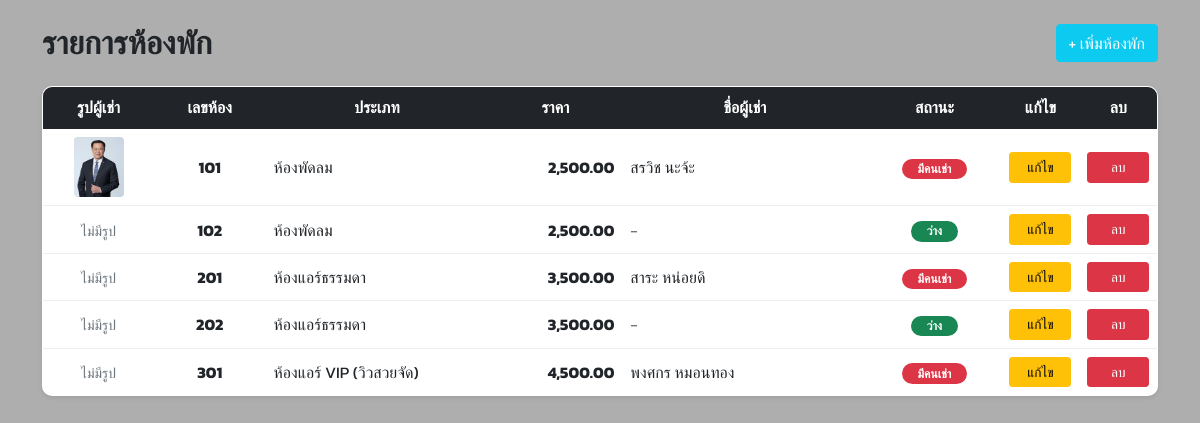
The app's page /file/index.php, older data.
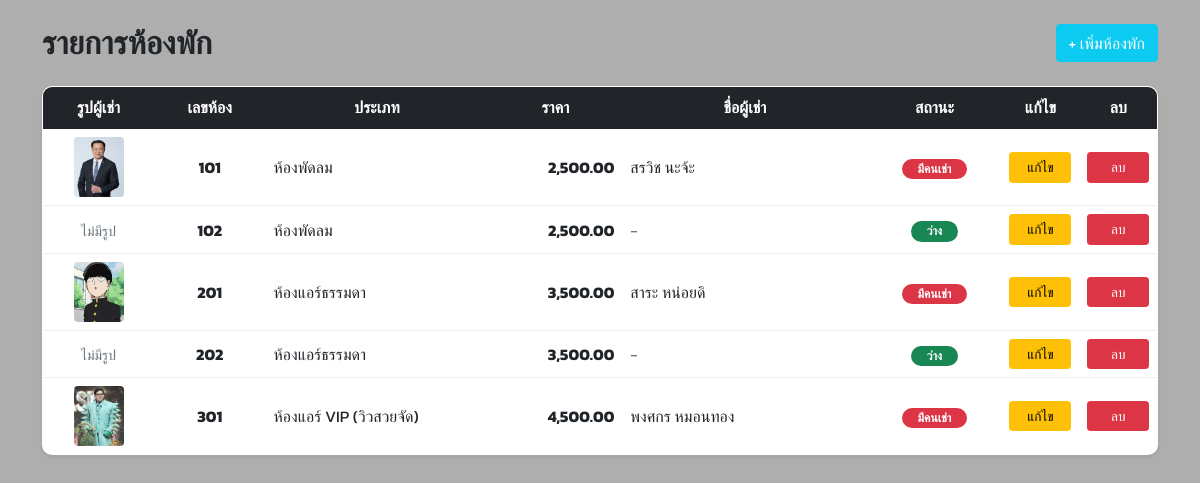
The same page, newer data.
### tables this page shows
CREATE TABLE `rooms` (
  `roomNumber` char(4) NOT NULL,
  `typeID` char(3) NOT NULL,
  `tenantName` varchar(50) DEFAULT NULL,
  `status` varchar(20) NOT NULL DEFAULT 'ว่าง',
  `image` varchar(100) DEFAULT NULL
);

CREATE TABLE `room_type` (
  `typeID` char(3) NOT NULL,
  `typeName` varchar(30) NOT NULL,
  `price` float NOT NULL
);

### file/index.php (the view, shortened to what this page needs)
<!DOCTYPE html>
<html lang="th">
<head>
    <link href="https://cdn.jsdelivr.net/npm/bootstrap@5.1.1/dist/css/bootstrap.min.css" rel="stylesheet">
    <link rel="stylesheet" href="../css/style.css">
</head>
<body>
    <div class="container py-4">
        <div class="row">
            <div class="col-md-12">
                <div class="d-flex justify-content-between align-items-center mb-4">
                    <h2 class="fw-bold m-0">รายการห้องพัก</h2>
                    <a href="add_room.php" class="btn btn-info text-white">+ เพิ่มห้องพัก</a>
                </div>
                <table class="table table-hover shadow-sm">
                    <thead class="table-dark">
                        <tr align="center">
                            <th width="10%">รูปผู้เช่า</th>
                            <th width="10%">เลขห้อง</th>
                            <th width="20%">ประเภท</th>
                            <th width="12%">ราคา</th>
                            <th width="22%">ชื่อผู้เช่า</th>
                            <th width="12%">สถานะ</th>
                            <th width="7%">แก้ไข</th>
                            <th width="7%">ลบ</th>
                        </tr>
                    </thead>
                    <tbody>
                        <?php
                        require 'connect.php';
                        $sql = "SELECT rooms.*, room_type.typeName, room_type.price
                                FROM rooms
                                JOIN room_type ON rooms.typeID = room_type.typeID
                                ORDER BY roomNumber";
                        $stmt = $conn->prepare($sql);
                        $stmt->execute();
                        while ($r = $stmt->fetch(PDO::FETCH_ASSOC)) {
                            $statusBadge = ($r['status'] == 'ว่าง') ? 'bg-success' : 'bg-danger';
                        ?>
                            <tr>
                                <td align="center">
                                    <?php if (!empty($r['image'])): ?>
                                        <img src="../image/<?= $r['image'] ?>" width="45" height="55" class="img-zoom rounded">
                                    <?php else: ?>
                                        <small class="text-muted">ไม่มีรูป</small>
                                    <?php endif; ?>
                                </td>
                                <td align="center" class="fw-bold"><?= $r['roomNumber'] ?></td>
                                <td><?= $r['typeName'] ?></td>
                                <td align="right" class="fw-bold"><?= number_format($r['price'], 2) ?></td>
                                <td><?= !empty($r['tenantName']) ? $r['tenantName'] : '<span class="text-muted">-</span>' ?></td>
                                <td align="center">
                                    <span class="badge rounded-pill <?= $statusBadge ?> px-3">
                                        <?= $r['status'] ?>
                                    </span>
                                </td>
                                <td align="center">
                                    <a href="edit_form.php?roomNumber=<?= $r['roomNumber'] ?>" class="btn btn-warning btn-sm w-100">แก้ไข</a>
                                </td>
                                <td align="center">
                                    <a href="delete_room.php?roomNumber=<?= $r['roomNumber'] ?>"
                                       class="btn btn-danger btn-sm w-100"
                                       onclick="return confirm('ยืนยันการลบ?');">ลบ</a>
                                </td>
                            </tr>
                        <?php } ?>
                    </tbody>
                </table>
            </div>
        </div>
    </div>
</body>
</html>

### css/style.css (style rules this page uses)
body { font-family: 'Kanit', sans-serif; background-color: #aeaeae; }
.table { background: white; border-radius: 10px; overflow: hidden; border: 1px solid #eee; }
.table td { vertical-align: middle; }
.img-zoom { transition: transform 0.2s ease-in-out; cursor: pointer; }
.img-zoom { width: 50px; height: 60px; object-fit: cover; border-radius: 5px; transition: transform 0.2s ease-in-out; cursor: pointer; position: relative; }
.btn-sm { font-size: 0.85rem; padding: 4px 8px; }

Row changes from the older to the newer data that the page shows:
changed rooms "สาระ หน่อยดิ": image: picture added; no longer shows "ไม่มีรูป"
changed rooms "พงศกร หมอนทอง": image: picture added; no longer shows "ไม่มีรูป"
